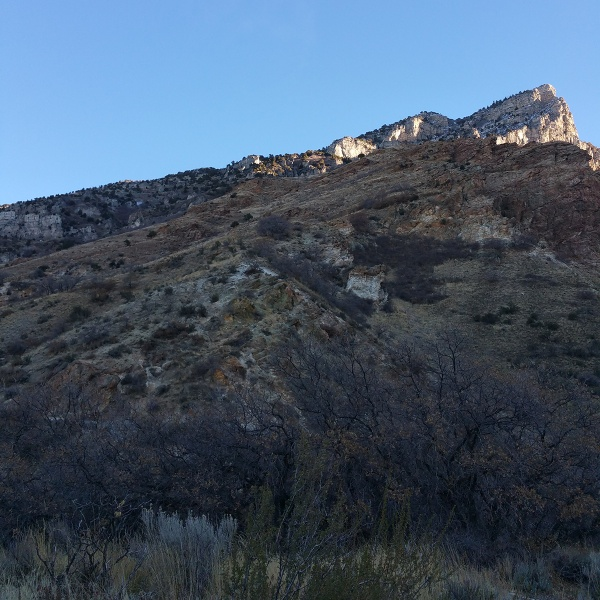
#> input picture test1/pic1.jpg, 600 x 600 px, found by its file name
$ python matches.py
#> lines starting #> are read from the running program, lines starting #| are printed output that depends on the picture
### features.py
import numpy as np
import cv2

class FeatureExtractor:
    def __init__(self, type='SIFT'):
        if type=='SIFT':
            self.extractor = cv2.xfeatures2d.SIFT_create()
        elif type=='SURF':
            self.extractor = cv2.xfeatures2d.SURF_create()
        elif type=='ORB':
            self.extractor = cv2.ORB_create()
        else:
            raise typeError("Error, unknown feature type!")

    def getFeatures(self, img):
        kp, des = self.extractor.detectAndCompute(img, None)
        return kp, des

# [11 lines that do not run on import are left out]

### matches.py
import numpy as np
import cv2
from features import FeatureExtractor

MIN_MATCH_COUNT = 10
FLANN_INDEX_KDTREE = 0
LOWES_RATIO = 0.5

class FeatureMatcher:
    def __init__(self):
        index_params = dict(algorithm = FLANN_INDEX_KDTREE, trees = 5)
        search_params = dict(checks = 50)
        self.matcher = cv2.FlannBasedMatcher(index_params, search_params)

    def match(self, des1, des2):
        matches = self.matcher.knnMatch(des2, des1, k=2)

        # store all the good matches as per Lowe's ratio test.
        good = []
        for m, n in matches:
            if m.distance < LOWES_RATIO*n.distance:
                good.append(m)

        return good

    def getTransform(self, kp1, kp2, des1, des2, good=None, type='homography'):
        if good is None:
            good = self.match(des1, des2)

        if len(good)>MIN_MATCH_COUNT:
            src_pts = np.float32([ kp2[m.queryIdx].pt for m in good ]).reshape(-1,1,2)
            dst_pts = np.float32([ kp1[m.trainIdx].pt for m in good ]).reshape(-1,1,2)

            if type=='homography':
                M, mask = cv2.findHomography(src_pts, dst_pts, cv2.RANSAC,5.0)

            if type=='affine':
                M, mask = cv2.estimateAffine2D(src_pts, dst_pts, cv2.RANSAC, ransacReprojThreshold=5.0)
                M = np.append(M, [[0,0,1]], axis=0)

            # matchesMask = mask.ravel().tolist()
        else:
            print("Not enough matches are found - %d/%d" % (len(good), MIN_MATCH_COUNT))
            M, mask = None, None

        return M, mask


if __name__ == "__main__":
    # load images
    img1 = cv2.imread('../test1/pic1.jpg')
#> img1 is the input picture: shape (600, 600, 3); mean B, G, R 104.5, 86, 69.5
    img2 = cv2.imread('../test1/pic2.jpg')
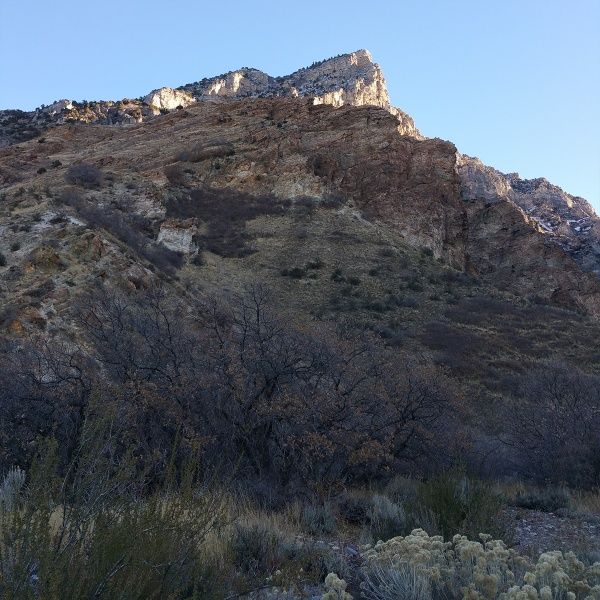
#> input picture test1/pic2.jpg, 600 x 600 px, found by its file name
#> img2 is the input picture: shape (600, 600, 3); mean B, G, R 101.1, 90.1, 81.6
    gray1 = cv2.cvtColor(img1, cv2.COLOR_RGB2GRAY)
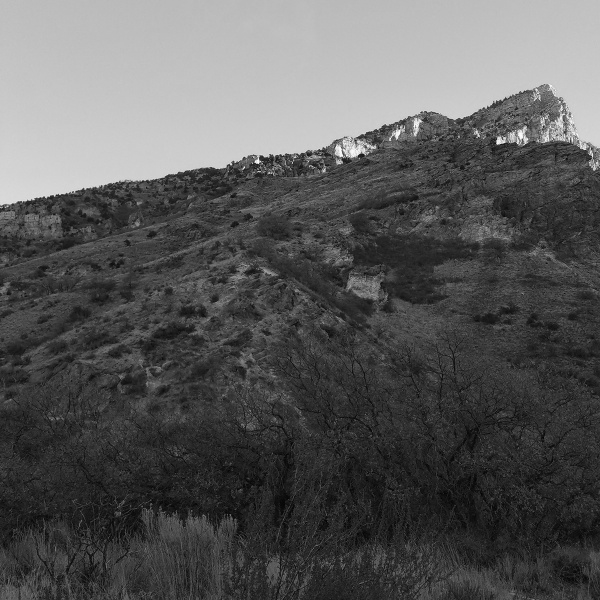
#> gray1: shape (600, 600); min 1, max 252, mean 89.6
    gray2 = cv2.cvtColor(img2, cv2.COLOR_RGB2GRAY)
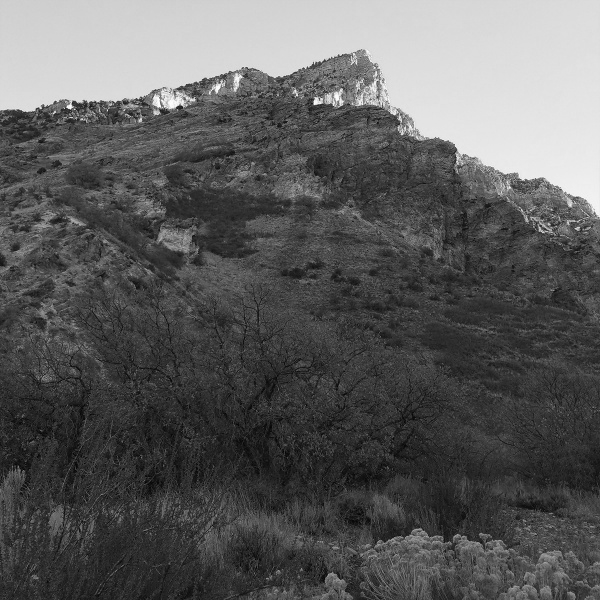
#> gray2: shape (600, 600); min 0, max 253, mean 92.4

    # extract features from images
    extractor = FeatureExtractor()
    kp1, des1 = extractor.getFeatures(gray1)
#> in getFeatures, `kp, des = self.extractor.detectAndCompute(img, None)`: kp = 1309 keypoints; strongest (x, y, size): (257, 161, 3.1), (499, 141, 4.7), (361, 155, 3.3), (261, 158, 3.2)
#> kp1 has the same summary as kp in getFeatures
    kp2, des2 = extractor.getFeatures(gray2)
#> in getFeatures (call 2), `kp, des = self.extractor.detectAndCompute(img, None)`: kp = 1493 keypoints; strongest (x, y, size): (70, 107, 3.3), (74, 103, 3.3), (179, 107, 3.4), (140, 120, 2.6)
#> kp2 has the same summary as kp in getFeatures

    # matches feature and get homography
    matcher = FeatureMatcher()
    H, _ = matcher.getTransform(kp1, kp2, des1, des2)
#> in match, `matches = self.matcher.knnMatch(des2, des1, k=2)`: matches = 1493 matches
#> after the loop in match, `for m, n in matches:`: good = 384 matches
#> in getTransform, `src_pts = np.float32([ kp2[m.queryIdx].pt for m in good ]).reshape(-1,..`: src_pts = 384 rows, first 8: [6.54, 209.9], [6.9, 131.6], [10.5, 231.9], [14.65, 228.8], [15.25, 247.4], [15.29, 108.1], [15.82, 204.2], [15.98, 195.1]
#> in getTransform, `dst_pts = np.float32([ kp1[m.trainIdx].pt for m in good ]).reshape(-1,..`: dst_pts = 384 rows, first 8: [205.3, 263.2], [201.8, 188.6], [209.5, 284], [213.1, 281], [214.5, 298.8], [208.3, 166.1], [212.9, 257.2], [212.7, 248.6]
#> in getTransform, `M, mask = cv2.findHomography(src_pts, dst_pts, cv2.RANSAC,5.0)`: M = [[0.827, 0.0311, 190.1], [-0.0998, 0.924, 66.01], [-0.000263, -5.84e-05, 1]]; mask = 384 values, max 1 at index 0, min 0 at index 63, mean 0.997
#> H has the same summary as M in getTransform

    # display the results
    print("Homography matrix:")
    print(H)
#| [[ 8.26669151e-01  3.10793399e-02  1.90058451e+02]
#|  [-9.97742488e-02  9.23856520e-01  6.60064797e+01]
#|  [-2.63281920e-04 -5.84171449e-05  1.00000000e+00]]
    print("%d good matched points found." % len(matcher.match(des1, des2)))
#| 384 good matched points found.
